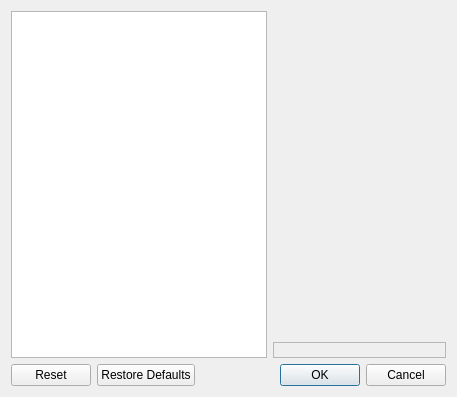
<?xml version="1.0" encoding="UTF-8"?>
<ui version="4.0">
 <class>ctkSettingsDialog</class>
 <widget class="QDialog" name="ctkSettingsDialog">
  <property name="geometry">
   <rect>
    <x>0</x>
    <y>0</y>
    <width>457</width>
    <height>397</height>
   </rect>
  </property>
  <property name="windowTitle">
   <string>Configuraciones</string>
  </property>
  <layout class="QGridLayout" name="gridLayout" columnstretch="0,0">
   <item row="0" column="0" rowspan="2">
    <widget class="QTreeWidget" name="SettingsTreeWidget">
     <property name="headerHidden">
      <bool>true</bool>
     </property>
     <column>
      <property name="text">
       <string notr="true">1</string>
      </property>
     </column>
    </widget>
   </item>
   <item row="0" column="1">
    <widget class="QStackedWidget" name="SettingsStackedWidget"/>
   </item>
   <item row="2" column="0" colspan="2">
    <widget class="QDialogButtonBox" name="SettingsButtonBox">
     <property name="orientation">
      <enum>Qt::Horizontal</enum>
     </property>
     <property name="standardButtons">
      <set>QDialogButtonBox::Cancel|QDialogButtonBox::Ok|QDialogButtonBox::Reset|QDialogButtonBox::RestoreDefaults</set>
     </property>
    </widget>
   </item>
   <item row="1" column="1">
    <widget class="QLabel" name="RestartRequiredLabel">
     <property name="frameShape">
      <enum>QFrame::StyledPanel</enum>
     </property>
     <property name="frameShadow">
      <enum>QFrame::Sunken</enum>
     </property>
     <property name="text">
      <string/>
     </property>
     <property name="textFormat">
      <enum>Qt::RichText</enum>
     </property>
     <property name="scaledContents">
      <bool>true</bool>
     </property>
     <property name="alignment">
      <set>Qt::AlignLeading|Qt::AlignLeft|Qt::AlignTop</set>
     </property>
     <property name="wordWrap">
      <bool>true</bool>
     </property>
     <property name="textInteractionFlags">
      <set>Qt::NoTextInteraction</set>
     </property>
    </widget>
   </item>
  </layout>
 </widget>
 <resources/>
 <connections>
  <connection>
   <sender>SettingsButtonBox</sender>
   <signal>accepted()</signal>
   <receiver>ctkSettingsDialog</receiver>
   <slot>accept()</slot>
   <hints>
    <hint type="sourcelabel">
     <x>248</x>
     <y>254</y>
    </hint>
    <hint type="destinationlabel">
     <x>157</x>
     <y>274</y>
    </hint>
   </hints>
  </connection>
  <connection>
   <sender>SettingsButtonBox</sender>
   <signal>rejected()</signal>
   <receiver>ctkSettingsDialog</receiver>
   <slot>reject()</slot>
   <hints>
    <hint type="sourcelabel">
     <x>316</x>
     <y>260</y>
    </hint>
    <hint type="destinationlabel">
     <x>286</x>
     <y>274</y>
    </hint>
   </hints>
  </connection>
 </connections>
</ui>
